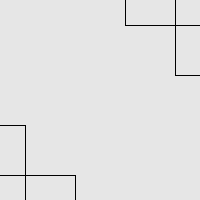
Frame 1 (no input)
Frame 60 (the mouse pressed at the canvas centre just before this capture): identical to frame 1, image omitted
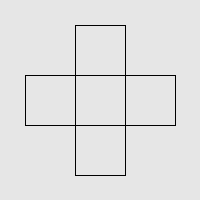
Frame 120 (the mouse held since frame 60 and released just before this capture)

The Processing sketch that drew these frames (run headless with seeded random() and noise(); from frame 60 on, the mouse is pressed at the canvas centre):

// Processing sketch: processing_118920
// ── processing_118920.pde

int x,y,x1,y1;
void setup(){
  size(200,200);  
  noFill();
}

void draw(){
  background(230);
  x=200-mouseX-25;
  y=200-mouseY-25;
  x1=mouseX-25;
  y1=mouseY-25;
  rect(x,25,50,50);
  rect(x1,125,50,50);
  rect(25,y,50,50);
  rect(125,y1,50,50);
}
